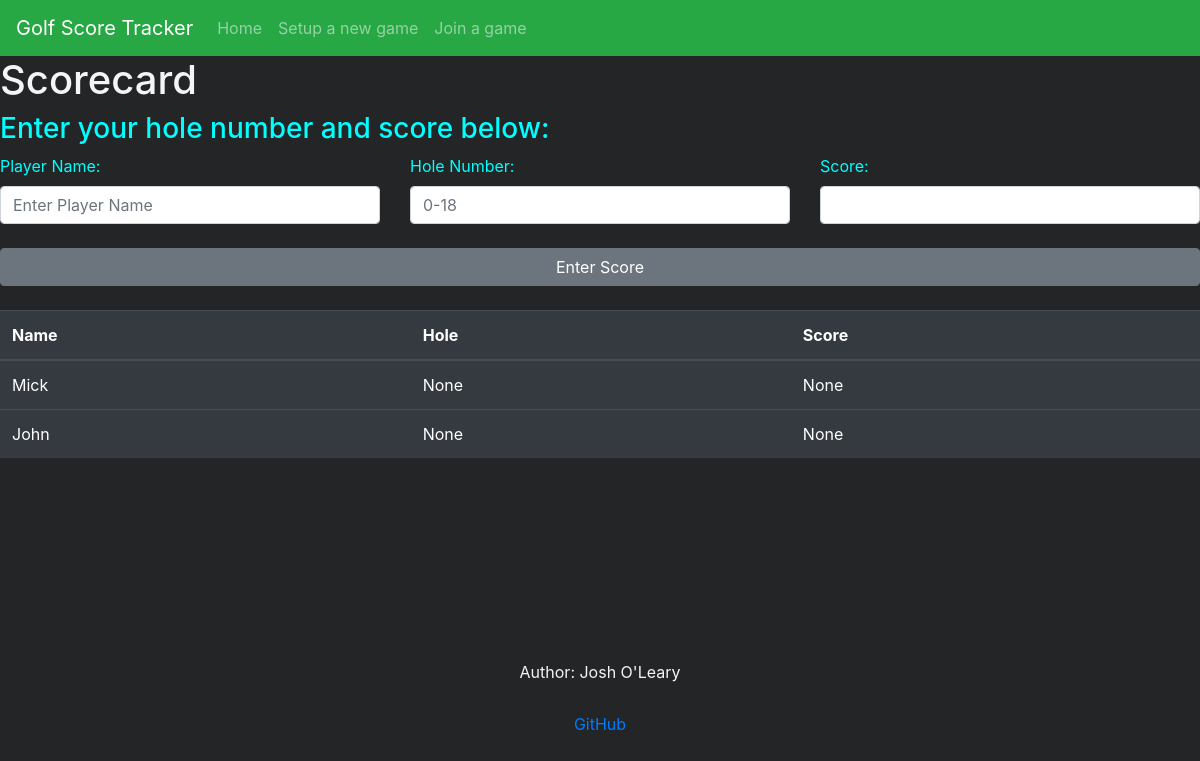
/game, run on an earlier commit of the app's database.
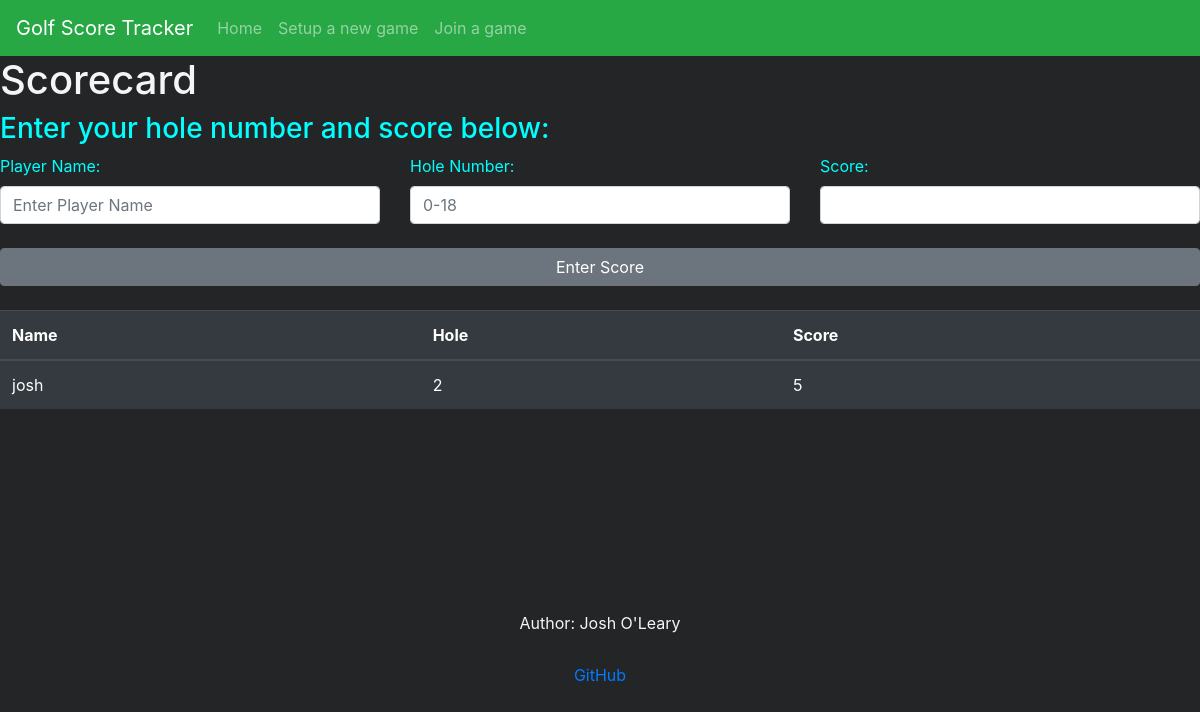
And on a later commit of the database.
### golf/dbmodels.py (models this page shows, shortened)
class player(db.Model, UserMixin):
    id = db.Column(db.Integer(), primary_key=True)
    pname = db.Column(db.String(length=40))
    holenum = db.Column(db.Integer)
    score = db.Column(db.Integer)
    game_id = db.Column(db.Integer, db.ForeignKey('setgame.id'))

### golf/auth.py (the view, shortened to what this page needs)
@auth.route('/game', methods=['GET', 'POST'])
def game_page():
    players = player.query.all()
    return render_template('game.html', players=players)

### golf/templates/game.html (shortened to what this page needs)
{% extends 'base.html' %}
{% block content %}
   <h1>Scorecard</h1>
   <form method="POST" class="form-register" style="color: cyan">
    <h3> Enter your hole number and score below:</h3>
    <div class="row">
        <div class="col">
            <label for="pname">Player Name:</label>
            <input
            type="text"
            class="form-control"
            id="pname"
            name="pname"
            placeholder="Enter Player Name"
            />
        </div>
        <div class="col">
            <label for="holenum">Hole Number:</label>
            <input
            type="number"
            class="form-control"
            id="holenum"
            name="holenum"
            placeholder="0-18"
            />
        </div>
        <div class="col">
            <label for="score">Score:</label>
            <input
            type="number"
            class="form-control"
            id="score"
            name="score"
            />
        </div>
    </div>
    <br>
    <button type="submit" class="btn btn-block btn-secondary">Enter Score</button>
   </form>
    <br>
    <table class="table table-hover table-dark">
        <thead>
            <tr>
                <th scope="col">Name</th>
                <th scope="col">Hole</th>
                <th scope="col">Score</th>
            </tr>
        </thead>
    <tbody>
            {% for i in players %}
            <tr>
                <td> {{ i.pname }} </td>
                <td> {{ i.holenum }} </td>
                <td> {{ i.score }} </td>
            </tr>
            {% endfor %}
    </tbody>
    </table>
{% endblock %}

### golf/templates/base.html (shortened to what this page needs)
<!doctype html>
<html lang="en">
   <head>
      <link rel="stylesheet" href="https://cdn.jsdelivr.net/npm/bootstrap@4.5.3/dist/css/bootstrap.min.css">
   </head>
   <body>
    <nav class="navbar navbar-expand-md navbar-dark bg-success">
        <a class="navbar-brand">Golf Score Tracker</a>
        <div class="collapse navbar-collapse" id="navbarNav">
          <ul class="navbar-nav mr-auto">
              <li class="nav-item">
                  <a class="nav-link" href="index">Home</a>
              </li>
              <li class="nav-item">
                  <a class="nav-link" href="setup">Setup a new game</a>
              </li>
              <li class="nav-item">
                <a class="nav-link" href="join">Join a game</a>
            </li>
          </ul>
        </div>
      </nav>
      {% block content %}
      {% endblock %}
   </body>
   <div class="container, mt-10">
   <footer>
    <p>Author: Josh O'Leary</p>
    <p><a href="https://github.com/Josholeary">GitHub</a></p>
  </footer>
  </div>
</html>

### golf/templates/base.html (style rules this page uses)
body { background-color: #242526; color: #f5f5f5 }
p { padding: 0.5%; }
h1 { text-decoration:overline; }
footer { text-align: center; padding-top: 15%; }

What changed in the data, as far as the page shows it:
removed player: pname "John", holenum "None", score "None"
changed player: pname "Mick" → "josh"; holenum "None" → "2"; score "None" → "5"
